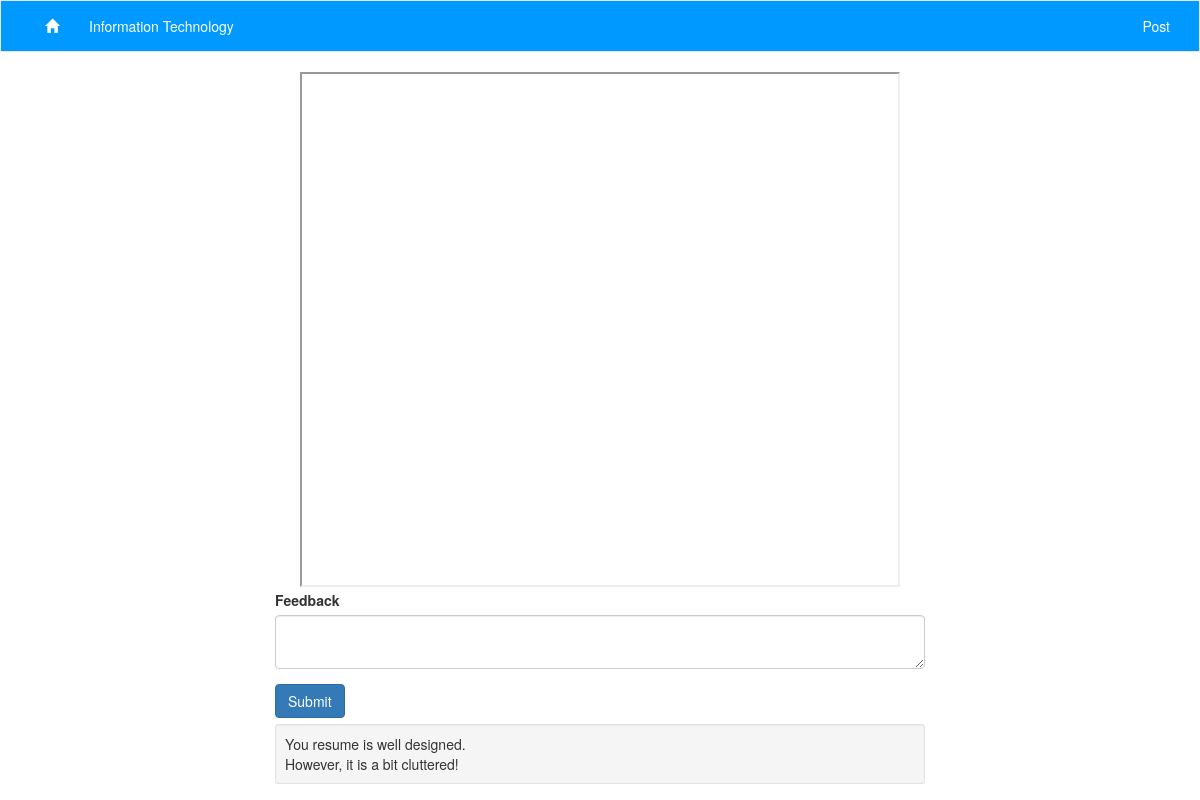
Screenshot of /resume.php?id=5855d97fa72b3 with the database file from the repository.
### tables this page shows
CREATE TABLE `category` (
  `id` int(11) NOT NULL AUTO_INCREMENT,
  `name` varchar(45) NOT NULL,
  PRIMARY KEY (`id`),
  UNIQUE KEY `name_UNIQUE` (`name`)
);

CREATE TABLE `resume` (
  `id` int(11) NOT NULL AUTO_INCREMENT,
  `url` longtext NOT NULL,
  `category` int(11) DEFAULT NULL,
  `created_date` datetime DEFAULT NULL,
  `url_id` varchar(25) NOT NULL,
  PRIMARY KEY (`id`),
  UNIQUE KEY `url_id_UNIQUE` (`url_id`),
  KEY `category_idx` (`category`),
  CONSTRAINT `category` FOREIGN KEY (`category`) REFERENCES `category` (`id`) ON DELETE NO ACTION ON UPDATE NO ACTION
);

CREATE TABLE `feedback` (
  `id` int(11) NOT NULL AUTO_INCREMENT,
  `text` longtext,
  `resume` int(11) DEFAULT NULL,
  `created_date` datetime DEFAULT NULL,
  PRIMARY KEY (`id`),
  KEY `resume_idx` (`resume`),
  CONSTRAINT `resume` FOREIGN KEY (`resume`) REFERENCES `resume` (`id`) ON DELETE NO ACTION ON UPDATE NO ACTION
);

### php/controller/resume_cr.php (called while the page is built, shortened)
<?php
$base_url = "http://".$_SERVER['SERVER_NAME'];
$pdf_viewer = $base_url."/pdf_viewer/web/viewer.html";
$feedback_text = "";
if(!empty($_GET)){
    $resume_id = $_GET["id"];
    $resume = get_resume($resume_id);
} else {
    $db = null;
    header("Location: .");
}
try {
    $category = get_category($resume["category"]);
    $pdf_view_url = $pdf_viewer."?file=".$base_url."/".$resume["url"];
    $feedback = get_feedback_from_resume($resume["id"]);
} catch (Exception $ex){
    $db = null;
    header("Location: .");
}
?>

### php/model/resume_md.php (called while the page is built, shortened)
<?php
function get_resume($url_id){
    global $db;
    $query = "SELECT * FROM resume
            WHERE url_id=:url_id";
    $statement = $db ->prepare($query);
    $statement->bindValue(":url_id", $url_id);
    $statement->execute();
    $resume = $statement->fetch();
    return $resume;
}
?>

### php/model/category_md.php (called while the page is built, shortened)
<?php
function get_category($id){
    global $db;
    $query = 'Select * FROM category
            WHERE id=:id';
    $statement = $db->prepare($query);
    $statement->bindValue(":id", $id);
    $statement->execute();
    $category = $statement->fetch();
    return $category;
}
?>

### php/model/feedback_md.php (called while the page is built, shortened)
<?php
function get_feedback_from_resume($resume){
    global $db;
    $query = 'Select * FROM feedback
            WHERE resume = :resume
            ORDER BY created_date DESC';
    $statement = $db->prepare($query);
    $statement->bindValue(":resume", $resume);
    $statement->execute();
    $feedback = $statement->fetchAll();
    return $feedback;
}
?>

### resume.php (the view, shortened to what this page needs)
<?php
include 'php/view/header.php';
include 'php/model/database.php';
include 'php/model/category_md.php';
include 'php/model/resume_md.php';
include 'php/model/feedback_md.php';
include 'php/controller/resume_cr.php';
?>
<nav class="navbar navbar-default">
    <div class="container">
      <ul class="nav navbar-nav">
        <li><a href="index.php"><span class="glyphicon glyphicon-home" aria-hidden="true" ></span></a></li>
      </ul>
        <p class="navbar-text navbar-left"><?php print $category["name"] ?></p>
      <ul class="nav navbar-nav navbar-right">
        <li><a href="post.php">Post</a></li>
      </ul>
    </div>
</nav>
<div class="container">
    <div class="row">
        <div class="col-xs-12" >
        <iframe src="<?php print $pdf_view_url ?>" align="middle" height="515" class="resume-pdf"></iframe>
        </div>
    </div>
    <div class="row">
        <div class="col-xs-12">
             <form name="feedbackForm" action="" method="post" onsubmit="return(validate())" class="feedback">
                <div class="form-group">
                    <label for="feedback">Feedback</label>
                    <textarea class="form-control" name="feedback" value="<?php print $feedback_text; ?>"></textarea>
                </div>
                <button type="submit" name="submit" class="btn btn-primary" value="submit">Submit</button>
            </form>
        </div>
    </div>
    <div class="row">
        <div class="col-xs-12">
            <?php
            foreach($feedback as $comment){
                echo "<div class='well well-sm feedback'>";
                echo nl2br($comment["text"]);
                echo "</div>";
            }
            ?>
        </div>
    </div>
</div>
<?php
include 'php/view/footer.php';
?>

### css/style.css (style rules this page uses)
body { margin: 0; padding: 0; }
.navbar, .navbar a, .navbar-text { color: white !important; }
.navbar-default { border-radius: 0 !important; background-color: #0099ff !important; }
.feedback { max-width: 650px; margin: 3px auto; }
.resume-pdf { margin: 0 auto; display: block; width: 100%; max-width: 600px; }

### rows the page displays
category: name "Information Technology"
feedback: text "You resume is well designed. However, it is a bit cluttered!"
